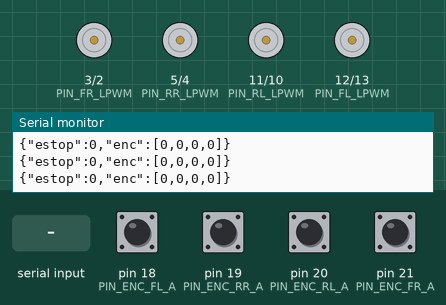
A sketch run on a simulated Arduino Mega 2560, built with avr-gcc and run on an emulated ATmega2560. On the bench: motor-driver pin pairs drawn as motors (green arrow = first pin HIGH = forward, orange = second pin HIGH = backward, longer = more drive), the last lines printed to the serial monitor. Inputs (shaded band) come from the test bench; at power-on: pin 18 (PIN_ENC_FL_A), pin 19 (PIN_ENC_RR_A), pin 20 (PIN_ENC_RL_A), pin 21 (PIN_ENC_FR_A) HIGH.

Above: at 1.2 s.
1.3 s: "w\n" received over Serial
At 1.43 s:
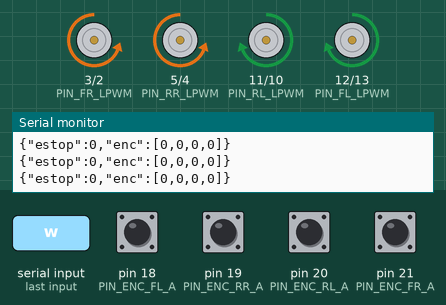
3.0 s: "s\n" received over Serial
At 3.12 s:
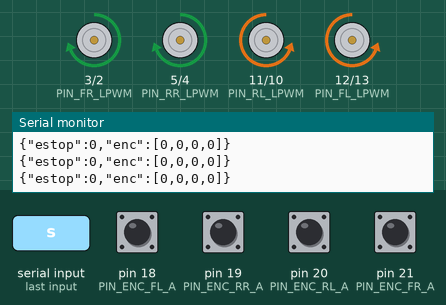
4.7 s: "a\n" received over Serial
At 4.83 s:
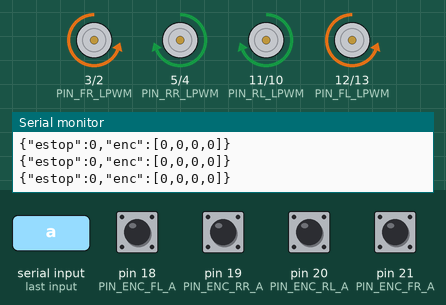
6.4 s: "d\n" received over Serial
At 6.53 s:
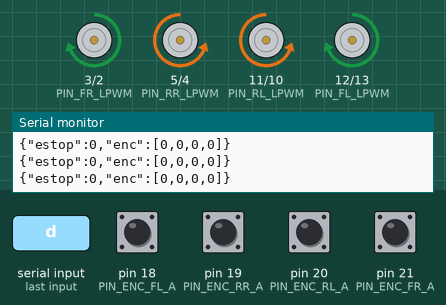
8.1 s: "1\n" received over Serial
At 8.23 s:
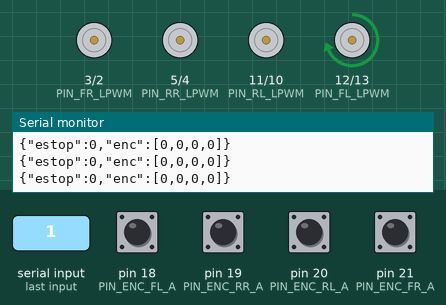
9.8 s: "e\n" received over Serial
At 9.93 s:
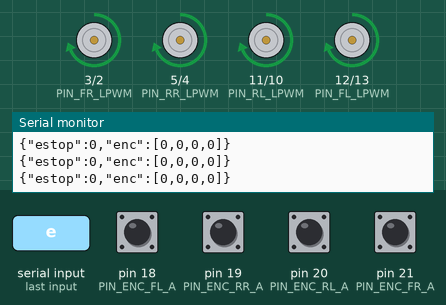
Timing chart, 0 to 12.5 s (numbered marks = the images above; inputs shaded):
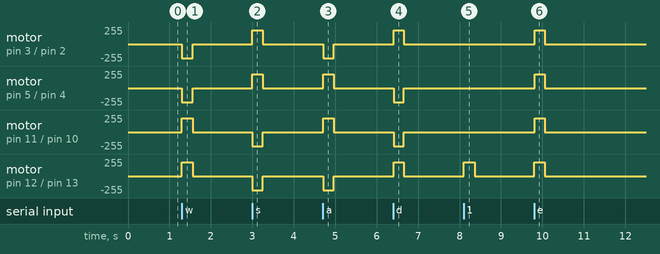

The sketch:

mega_motor_control.ino
```cpp
/*
 * mega_motor_control.ino
 * Autonomous Wheelchair — Mecanum Drive Controller
 * Arduino Mega 2560 + 4x IBT-2 Motor Drivers + Quadrature Encoders
 *
 * IBT-2 control: RPWM = forward PWM, LPWM = reverse PWM.
 *
 * Serial protocol (115200 baud, newline-delimited JSON):
 *   Receive: {"vx": float, "vy": float, "w": float}
 *            "q"            — e-stop (stop all motors)
 *            "r"            — resume (clear e-stop)
 *            "w"            — forward
 *            "s"            — backward
 *            "a"            — strafe left
 *            "d"            — strafe right
 *            "e"            — turn CW
 *            "f"            — turn CCW
 *            "1"-"4"        — spin wheel CW  (FL, FR, RL, RR)
 *            "5"-"8"        — spin wheel CCW (FL, FR, RL, RR)
 *   Note: single-char movement commands are momentary and only keep moving
 *   while commands continue arriving. The watchdog cuts motion quickly
 *   (~250ms), so repeat-while-held senders behave like hold-to-move teleop.
 *   Send:    {"estop": 0|1, "enc": [dFL, dFR, dRL, dRR]}   (20 Hz)
 *            enc = delta ticks since last report (signed int32)
 *
 * Control: CONTROL_HZ (100 Hz) loop. Mecanum IK gives a feedforward PWM per
 *   wheel; a per-wheel PID on encoder tick rate trims it (see section 8).
 *
 * Motor driver wiring (IBT-2 RPWM/LPWM):
 *   FL: RPWM=D13, LPWM=D12
 *   FR: RPWM=D2,  LPWM=D3
 *   RL: RPWM=D10, LPWM=D11
 *   RR: RPWM=D4,  LPWM=D5
 * Encoder wiring (quadrature, interrupt-driven on CHN A rising edge):
 *   FL: CHN A=D18(INT5), CHN B=D22
 *   FR: CHN A=D21(INT2), CHN B=D53
 *   RL: CHN A=D20(INT3), CHN B=D52
 *   RR: CHN A=D19(INT4), CHN B=D23
 * E-stop: software only — send 'q' over serial
 *
 * Dependencies: ArduinoJson (v7.x)
 */

#include <ArduinoJson.h>

// ============================================================
// 1. PIN DEFINITIONS
// ============================================================

// Motor FL (Front-Left)  — driver 1
#define PIN_FL_RPWM  13
#define PIN_FL_LPWM  12

// Motor FR (Front-Right) — driver 4
#define PIN_FR_RPWM   2
#define PIN_FR_LPWM   3

// Motor RL (Rear-Left)   — driver 2
#define PIN_RL_RPWM  10
#define PIN_RL_LPWM  11

// Motor RR (Rear-Right)  — driver 3
#define PIN_RR_RPWM   4
#define PIN_RR_LPWM   5

// Encoder CHN A pins (interrupt-driven — INT5/4/3/2)
#define PIN_ENC_FL_A  18   // INT5
#define PIN_ENC_FR_A  21   // INT2
#define PIN_ENC_RL_A  20   // INT3
#define PIN_ENC_RR_A  19   // INT4
// Encoder CHN B pins (direction sense, read inside ISR)
#define PIN_ENC_FL_B  22
#define PIN_ENC_FR_B  53
#define PIN_ENC_RL_B  52
#define PIN_ENC_RR_B  23

// ============================================================
// 2. CONFIGURATION
// ============================================================

// Motor direction signs: FL/RR pair, FR/RL pair inverted for correct strafe.
//                          FL   FR   RL   RR
const int MOTOR_SIGN[4] = { -1,  +1,  -1,  +1 };

// Encoder direction signs: flip if ticks go negative during forward motion.
//                            FL   FR   RL   RR
const int ENC_SIGN[4]   = { +1,  +1,  +1,  +1 };

#define PWM_MAX             210   // Higher demo power for stronger motion/rotation authority.
#define ROTATION_OMEGA_FULL 0.5f  // Pure in-place turns reach full PWM by omega=0.5.
#define SERIAL_BAUD         115200
#define WATCHDOG_TIMEOUT_MS 250   // Hold-to-run: commands must be refreshed continuously.
#define CONTROL_HZ          100   // encoder PID loop rate
#define LOOP_PERIOD_MS      (1000 / CONTROL_HZ)
#define ENC_REPORT_EVERY      5   // {"estop","enc"} JSON every N loops (20 Hz)
#define SERIAL_BUF_SIZE     128

// ---- Wheel-speed PID: TUNING KNOBS, untuned defaults. Set all gains to 0 for
// pure open-loop (identical to the pre-PID behaviour). ----
// Free-running tick rate at PWM_MAX. Measure it with the '1'-'4' spin test:
// ("end enc" delta) / (run seconds).
const float WHEEL_TICKS_PER_S_AT_PWM_MAX = 2000.0f;
const float PID_KP    = 0.05f;   // PWM counts per (tick/s) of error
const float PID_KI    = 0.30f;   // PWM counts per (tick/s * s)
const float PID_KD    = 0.0f;    // PWM counts per (tick/s^2)
const float PID_I_MAX = 60.0f;   // anti-windup clamp on the integral term (PWM counts)

// ============================================================
// 3. INTERNAL STATE
// ============================================================

enum Motor { FL = 0, FR = 1, RL = 2, RR = 3 };

const uint8_t pinRPWM[4] = { PIN_FL_RPWM, PIN_FR_RPWM, PIN_RL_RPWM, PIN_RR_RPWM };
const uint8_t pinLPWM[4] = { PIN_FL_LPWM, PIN_FR_LPWM, PIN_RL_LPWM, PIN_RR_LPWM };

int motorCommand[4] = { 0, 0, 0, 0 };

bool estopActive = false;

unsigned long lastCommandTime = 0;

char serialBuf[SERIAL_BUF_SIZE];
uint8_t serialBufIdx = 0;

// Encoder counters (volatile, written from ISRs)
volatile int32_t encCount[4] = { 0, 0, 0, 0 };

// Encoder snapshot taken at command start — for one-shot end-of-run report
int32_t encRunStart[4] = { 0, 0, 0, 0 };

// motorCommand snapshot at run start — to know which motors were active
int activeMotors[4] = { 0, 0, 0, 0 };

bool motorsRunning = false;

// PID state (per wheel)
int32_t encPrev[4]       = { 0, 0, 0, 0 };   // counts at last PID step
float   pidIntegral[4]   = { 0, 0, 0, 0 };
float   pidPrevErr[4]    = { 0, 0, 0, 0 };
int32_t encReportBase[4] = { 0, 0, 0, 0 };   // counts at last JSON report
uint8_t reportTick = 0;
unsigned long lastPidMicros = 0;

// ============================================================
// 4. ENCODER ISRs
// ============================================================

void encISR_FL() {
  if (digitalRead(PIN_ENC_FL_B) == HIGH) encCount[FL] += ENC_SIGN[FL];
  else                                    encCount[FL] -= ENC_SIGN[FL];
}

void encISR_FR() {
  if (digitalRead(PIN_ENC_FR_B) == HIGH) encCount[FR] += ENC_SIGN[FR];
  else                                    encCount[FR] -= ENC_SIGN[FR];
}

void encISR_RL() {
  if (digitalRead(PIN_ENC_RL_B) == HIGH) encCount[RL] += ENC_SIGN[RL];
  else                                    encCount[RL] -= ENC_SIGN[RL];
}

void encISR_RR() {
  if (digitalRead(PIN_ENC_RR_B) == HIGH) encCount[RR] += ENC_SIGN[RR];
  else                                    encCount[RR] -= ENC_SIGN[RR];
}

// ============================================================
// 5. MOTOR CONTROL
// ============================================================

void setMotor(uint8_t index, int speed) {
  speed = speed * MOTOR_SIGN[index];
  if (speed > PWM_MAX)   speed = PWM_MAX;
  if (speed < -PWM_MAX)  speed = -PWM_MAX;

  if (speed > 0) {
    analogWrite(pinRPWM[index], (uint8_t)speed);
    analogWrite(pinLPWM[index], 0);
  } else if (speed < 0) {
    analogWrite(pinRPWM[index], 0);
    analogWrite(pinLPWM[index], (uint8_t)(-speed));
  } else {
    analogWrite(pinRPWM[index], 0);
    analogWrite(pinLPWM[index], 0);
  }
}

void stopAllMotors() {
  for (uint8_t i = 0; i < 4; i++) {
    analogWrite(pinRPWM[i], 0);
    analogWrite(pinLPWM[i], 0);
    motorCommand[i] = 0;
    pidIntegral[i] = 0.0f;
    pidPrevErr[i] = 0.0f;
  }
}

// ============================================================
// 6. MECANUM INVERSE KINEMATICS
// ============================================================

void computeMecanumIK(float vx, float vy, float omega) {
  // X mecanum configuration — rollers diagonal is opposite to H/O drive.
  // FL/RR share +Vy; FR/RL share -Vy.
  float raw[4];
  raw[FL] = vx + vy - omega;
  raw[FR] = vx - vy + omega;
  raw[RL] = vx - vy - omega;
  raw[RR] = vx + vy + omega;

  float maxVal = 0.0f;
  for (uint8_t i = 0; i < 4; i++) {
    float absVal = fabs(raw[i]);
    if (absVal > maxVal) maxVal = absVal;
  }

  if (maxVal > 1e-6f) {
    // Give pure in-place rotation more authority so scan/search turns can
    // overcome static friction without forcing all combined motions to full PWM.
    bool pureRotation = (fabs(vx) < 1e-3f) && (fabs(vy) < 1e-3f) && (fabs(omega) > 1e-3f);
    float scale;
    if (pureRotation) {
      float omegaScale = max(fabs(omega), ROTATION_OMEGA_FULL);
      scale = (float)PWM_MAX / omegaScale;
    } else {
      scale = (maxVal > 1.0f) ? (float)PWM_MAX / maxVal : (float)PWM_MAX;
    }
    for (uint8_t i = 0; i < 4; i++) motorCommand[i] = (int)(raw[i] * scale);
  } else {
    for (uint8_t i = 0; i < 4; i++) motorCommand[i] = 0;
  }
}

// ============================================================
// 7. SERIAL PARSING
// ============================================================

// Set one motor, zero the rest — used for per-wheel spin tests
void spinOneMotor(uint8_t idx, int speed) {
  for (uint8_t i = 0; i < 4; i++) motorCommand[i] = 0;
  motorCommand[idx] = speed;
}

bool processSerialLine(const char* line) {
  if (line[1] != '\0') goto json;  // more than one char → must be JSON

  switch (line[0]) {
    // ---- control ----
    case 'q':
      estopActive = true;
      stopAllMotors();
      return true;
    case 'r':
      estopActive = false;
      lastCommandTime = millis();
      return true;

    // ---- directional (wasd) ----
    case 'w': computeMecanumIK( 1.0f,  0.0f, 0.0f); lastCommandTime = millis(); startRunSnapshot(); return true;
    case 's': computeMecanumIK(-1.0f,  0.0f, 0.0f); lastCommandTime = millis(); startRunSnapshot(); return true;
    case 'a': computeMecanumIK( 0.0f, -1.0f, 0.0f); lastCommandTime = millis(); startRunSnapshot(); return true;
    case 'd': computeMecanumIK( 0.0f,  1.0f, 0.0f); lastCommandTime = millis(); startRunSnapshot(); return true;

    // ---- turn (e/f) ----
    case 'e': computeMecanumIK( 0.0f,  0.0f, -1.0f); lastCommandTime = millis(); startRunSnapshot(); return true;
    case 'f': computeMecanumIK( 0.0f,  0.0f,  1.0f); lastCommandTime = millis(); startRunSnapshot(); return true;

    // ---- individual wheel CW (1-4 = FL, FR, RL, RR) ----
    case '1': spinOneMotor(FL,  PWM_MAX); lastCommandTime = millis(); startRunSnapshot(); return true;
    case '2': spinOneMotor(FR,  PWM_MAX); lastCommandTime = millis(); startRunSnapshot(); return true;
    case '3': spinOneMotor(RL,  PWM_MAX); lastCommandTime = millis(); startRunSnapshot(); return true;
    case '4': spinOneMotor(RR,  PWM_MAX); lastCommandTime = millis(); startRunSnapshot(); return true;

    // ---- individual wheel CCW (5-8 = FL, FR, RL, RR) ----
    case '5': spinOneMotor(FL, -PWM_MAX); lastCommandTime = millis(); startRunSnapshot(); return true;
    case '6': spinOneMotor(FR, -PWM_MAX); lastCommandTime = millis(); startRunSnapshot(); return true;
    case '7': spinOneMotor(RL, -PWM_MAX); lastCommandTime = millis(); startRunSnapshot(); return true;
    case '8': spinOneMotor(RR, -PWM_MAX); lastCommandTime = millis(); startRunSnapshot(); return true;
  }

json:
  JsonDocument doc;
  if (deserializeJson(doc, line)) return false;
  if (!doc.containsKey("vx") || !doc.containsKey("vy") || !doc.containsKey("w")) return false;

  computeMecanumIK(doc["vx"].as<float>(), doc["vy"].as<float>(), doc["w"].as<float>());
  lastCommandTime = millis();
  return true;
}

void readSerial() {
  while (Serial.available() > 0) {
    char c = Serial.read();
    if (c == '\n' || c == '\r') {
      if (serialBufIdx > 0) {
        serialBuf[serialBufIdx] = '\0';
        processSerialLine(serialBuf);
        serialBufIdx = 0;
      }
    } else if (serialBufIdx < SERIAL_BUF_SIZE - 1) {
      serialBuf[serialBufIdx++] = c;
    } else {
      serialBufIdx = 0;
    }
  }
}

// ============================================================
// 8. WHEEL-SPEED PID + ENCODER REPORTING
// ============================================================

// Closed loop around encoder tick rate. motorCommand[] (from IK) is both the
// feedforward PWM and, scaled, the target tick rate; PID trims the PWM so all
// four wheels track their targets under load. setMotor() clamps to +/-PWM_MAX.
void runWheelPID(float dt) {
  int32_t snap[4];
  noInterrupts();
  for (uint8_t i = 0; i < 4; i++) snap[i] = encCount[i];
  interrupts();

  for (uint8_t i = 0; i < 4; i++) {
    float measured = (float)(snap[i] - encPrev[i]) / dt;   // ticks/s, same sign frame as motorCommand
    encPrev[i] = snap[i];

    if (motorCommand[i] == 0) {
      pidIntegral[i] = 0.0f;
      pidPrevErr[i] = 0.0f;
      setMotor(i, 0);
      continue;
    }

    float target = (float)motorCommand[i] / (float)PWM_MAX * WHEEL_TICKS_PER_S_AT_PWM_MAX;
    float err = target - measured;
    pidIntegral[i] = constrain(pidIntegral[i] + err * dt * PID_KI, -PID_I_MAX, PID_I_MAX);
    float deriv = (err - pidPrevErr[i]) / dt;
    pidPrevErr[i] = err;

    int out = motorCommand[i] + (int)(PID_KP * err + pidIntegral[i] + PID_KD * deriv);
    setMotor(i, out);
  }
}

// {"estop":0|1,"enc":[dFL,dFR,dRL,dRR]} — delta ticks since last report.
void reportEncoders() {
  int32_t snap[4];
  noInterrupts();
  for (uint8_t i = 0; i < 4; i++) snap[i] = encCount[i];
  interrupts();

  Serial.print("{\"estop\":");
  Serial.print(estopActive ? 1 : 0);
  Serial.print(",\"enc\":[");
  for (uint8_t i = 0; i < 4; i++) {
    Serial.print(snap[i] - encReportBase[i]);
    if (i < 3) Serial.print(',');
    encReportBase[i] = snap[i];
  }
  Serial.println("]}");
}

// Call when a new command starts — snapshot current counts and record active motors
void startRunSnapshot() {
  noInterrupts();
  for (uint8_t i = 0; i < 4; i++) encRunStart[i] = encCount[i];
  interrupts();
  for (uint8_t i = 0; i < 4; i++) activeMotors[i] = motorCommand[i];
  motorsRunning = true;

  Serial.print("start enc: FL="); Serial.print(encRunStart[FL]);
  Serial.print(" FR=");           Serial.print(encRunStart[FR]);
  Serial.print(" RL=");           Serial.print(encRunStart[RL]);
  Serial.print(" RR=");           Serial.println(encRunStart[RR]);
}

// Call once when motors stop — print delta ticks for active motors only
void printRunReport() {
  int32_t snap[4];
  noInterrupts();
  for (uint8_t i = 0; i < 4; i++) snap[i] = encCount[i];
  interrupts();

  Serial.print("end enc: FL="); Serial.print(snap[FL] - encRunStart[FL]);
  Serial.print(" FR=");         Serial.print(snap[FR] - encRunStart[FR]);
  Serial.print(" RL=");         Serial.print(snap[RL] - encRunStart[RL]);
  Serial.print(" RR=");         Serial.println(snap[RR] - encRunStart[RR]);
  motorsRunning = false;
}

// ============================================================
// 9. SETUP
// ============================================================

void setup() {
  Serial.begin(SERIAL_BAUD);

  // Motor PWM output pins
  for (uint8_t i = 0; i < 4; i++) {
    pinMode(pinRPWM[i], OUTPUT);
    pinMode(pinLPWM[i], OUTPUT);
    analogWrite(pinRPWM[i], 0);
    analogWrite(pinLPWM[i], 0);
  }

  // Encoder pins
  pinMode(PIN_ENC_FL_A, INPUT_PULLUP); pinMode(PIN_ENC_FL_B, INPUT_PULLUP);
  pinMode(PIN_ENC_FR_A, INPUT_PULLUP); pinMode(PIN_ENC_FR_B, INPUT_PULLUP);
  pinMode(PIN_ENC_RL_A, INPUT_PULLUP); pinMode(PIN_ENC_RL_B, INPUT_PULLUP);
  pinMode(PIN_ENC_RR_A, INPUT_PULLUP); pinMode(PIN_ENC_RR_B, INPUT_PULLUP);

  attachInterrupt(digitalPinToInterrupt(PIN_ENC_FL_A), encISR_FL, RISING);
  attachInterrupt(digitalPinToInterrupt(PIN_ENC_FR_A), encISR_FR, RISING);
  attachInterrupt(digitalPinToInterrupt(PIN_ENC_RL_A), encISR_RL, RISING);
  attachInterrupt(digitalPinToInterrupt(PIN_ENC_RR_A), encISR_RR, RISING);

  lastCommandTime = millis();
  lastPidMicros = micros();
  Serial.println("{\"status\":\"ready\"}");
}

// ============================================================
// 10. MAIN LOOP (CONTROL_HZ = 100 Hz)
// ============================================================

void loop() {
  unsigned long loopStart = millis();

  readSerial();

  // Watchdog
  if ((millis() - lastCommandTime) > WATCHDOG_TIMEOUT_MS) {
    if (motorsRunning) printRunReport();
    stopAllMotors();
  }

  // Drive (closed loop) or stop motors
  unsigned long nowMicros = micros();
  float dt = (nowMicros - lastPidMicros) * 1e-6f;
  lastPidMicros = nowMicros;
  if (dt <= 0.0f) dt = 1.0f / CONTROL_HZ;
  if (estopActive) {
    stopAllMotors();
  } else {
    runWheelPID(dt);
  }

  // Encoder / e-stop feedback to the laptop
  if (++reportTick >= ENC_REPORT_EVERY) {
    reportTick = 0;
    reportEncoders();
  }

  // Maintain loop rate
  unsigned long elapsed = millis() - loopStart;
  if (elapsed < LOOP_PERIOD_MS) delay(LOOP_PERIOD_MS - elapsed);
}
```

Measured:
- after the input at 1.3 s, motor on pin 3 (PIN_FR_LPWM) / pin 2 (PIN_FR_RPWM), motor on pin 5 (PIN_RR_LPWM) / pin 4 (PIN_RR_RPWM): stopped → backward 210/255 at once, → stopped 0.26 s later; motor on pin 11 (PIN_RL_LPWM) / pin 10 (PIN_RL_RPWM), motor on pin 12 (PIN_FL_LPWM) / pin 13 (PIN_FL_RPWM): stopped → forward 210/255 at once, → stopped 0.26 s later
- after the input at 3.0 s, motor on pin 3 (PIN_FR_LPWM) / pin 2 (PIN_FR_RPWM), motor on pin 5 (PIN_RR_LPWM) / pin 4 (PIN_RR_RPWM): stopped → forward 210/255 at once, → stopped 0.25 s later; motor on pin 11 (PIN_RL_LPWM) / pin 10 (PIN_RL_RPWM), motor on pin 12 (PIN_FL_LPWM) / pin 13 (PIN_FL_RPWM): stopped → backward 210/255 at once, → stopped 0.25 s later
- after the input at 4.7 s, motor on pin 3 (PIN_FR_LPWM) / pin 2 (PIN_FR_RPWM), motor on pin 12 (PIN_FL_LPWM) / pin 13 (PIN_FL_RPWM): stopped → backward 210/255 at once, → stopped 0.25 s later; motor on pin 5 (PIN_RR_LPWM) / pin 4 (PIN_RR_RPWM), motor on pin 11 (PIN_RL_LPWM) / pin 10 (PIN_RL_RPWM): stopped → forward 210/255 at once, → stopped 0.25 s later
- after the input at 6.4 s, motor on pin 3 (PIN_FR_LPWM) / pin 2 (PIN_FR_RPWM), motor on pin 12 (PIN_FL_LPWM) / pin 13 (PIN_FL_RPWM): stopped → forward 210/255 at once, → stopped 0.25 s later; motor on pin 5 (PIN_RR_LPWM) / pin 4 (PIN_RR_RPWM), motor on pin 11 (PIN_RL_LPWM) / pin 10 (PIN_RL_RPWM): stopped → backward 210/255 at once, → stopped 0.25 s later
- after the input at 8.1 s, motor on pin 12 (PIN_FL_LPWM) / pin 13 (PIN_FL_RPWM): stopped → forward 210/255 at once, → stopped 0.26 s later
- after the input at 9.8 s, motor on pin 3 (PIN_FR_LPWM) / pin 2 (PIN_FR_RPWM), motor on pin 5 (PIN_RR_LPWM) / pin 4 (PIN_RR_RPWM), motor on pin 11 (PIN_RL_LPWM) / pin 10 (PIN_RL_RPWM), motor on pin 12 (PIN_FL_LPWM) / pin 13 (PIN_FL_RPWM): stopped → forward 210/255 at once, → stopped 0.25 s later
